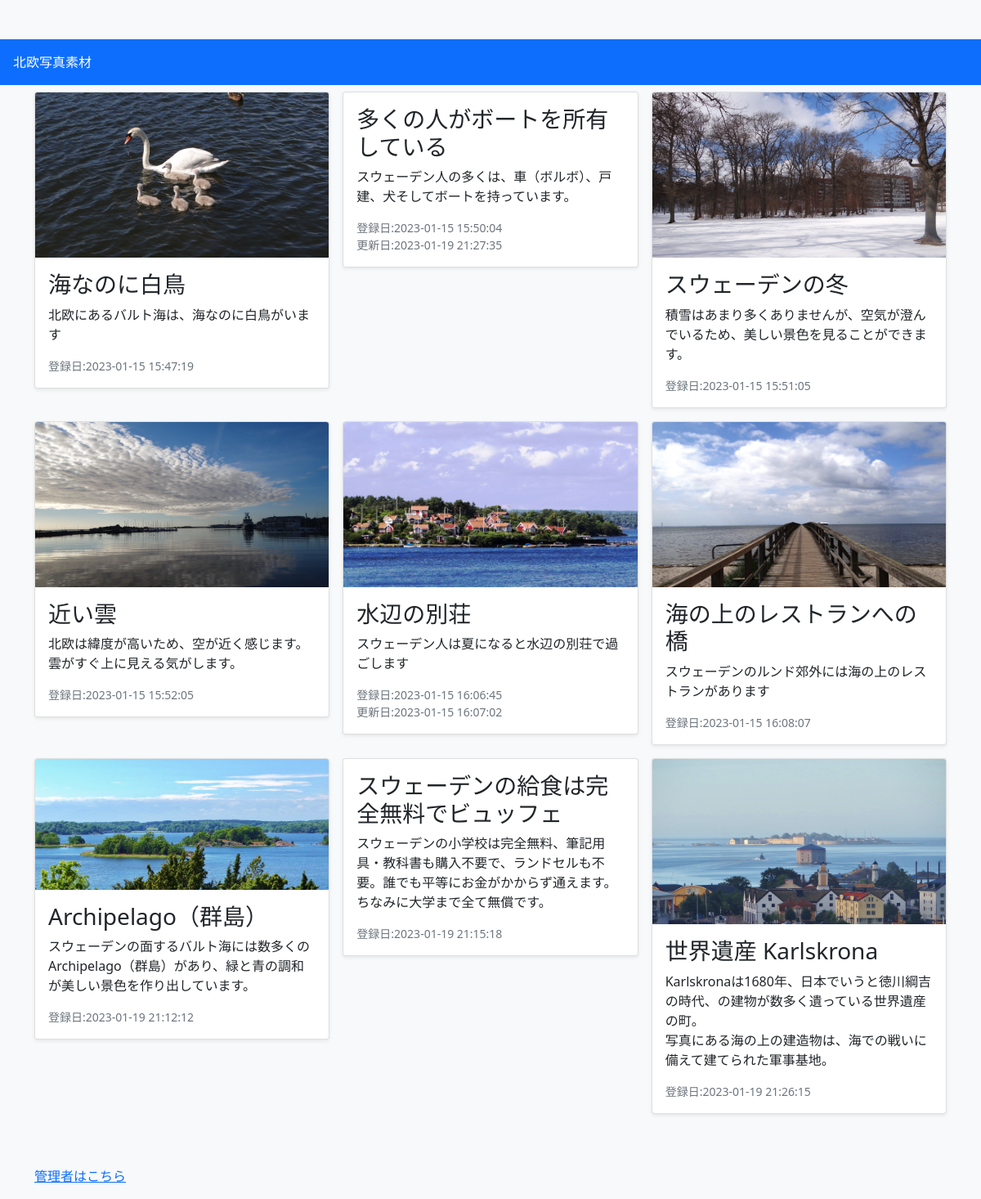
The page / on the database its author committed.
### tables this page shows
CREATE TABLE `gsblog` (
  `id` int(12) NOT NULL,
  `title` varchar(64) NOT NULL COMMENT '記事のタイトル',
  `content` varchar(256) NOT NULL COMMENT '記事の内容',
  `img` varchar(256) DEFAULT NULL COMMENT '画像のPATH',
  `date` datetime NOT NULL COMMENT '登録日',
  `update_time` datetime DEFAULT NULL COMMENT '更新日（NULL許容）'
);

### index.php (the view, shortened to what this page needs)
<?php
require_once('common/footer.php');
$pdo = db_conn();
$stmt = $pdo->prepare('SELECT * FROM gsblog');
$status = $stmt->execute();
if ($status == false) {
    sql_error($stmt);
} else {
    $contents = $stmt->fetchAll(PDO::FETCH_ASSOC);
}
?>
<!DOCTYPE html>
<html lang="ja">
<head>
    <link href="https://cdn.jsdelivr.net/npm/bootstrap@5.0.2/dist/css/bootstrap.min.css" rel="stylesheet">
</head>
<body id="main">
    <div class="album py-5 bg-light">
        <figure class="p-3 mb-2 bg-primary text-white">北欧写真素材</figure>
        <div class="container">
            <div class="row row-cols-1 row-cols-sm-2 row-cols-md-3 g-3">
                <?php foreach ($contents as $content): ?>
                    <div class="col">
                        <div class="card shadow-sm">
                            <?php if($content['img']) : ?>
                                <img src="images/<?= $content['img'] ?>" alt="" class="bd-placeholder-img card-img-top" >
                            <?php else : ?>
                                <img src="images/default_image/no_image_logo.png" alt="" class="bd-placeholder-img card-img-top" >
                            <?php endif ?>
                            <div class="card-body">
                                <h3><?= $content['title'] ?></h3>
                                <p class="card-text"><?=nl2br($content['content'])?></p>
                                <div class="d-flex justify-content-between align-items-center">
                                    <small class="text-muted">登録日:<?= $content['date'] ?></small>
                                </div>
                                <?php if (!is_null($content['update_time'])): ?>
                                <div class="d-flex justify-content-between align-items-center">
                                    <small class="text-muted">更新日:<?= $content['update_time'] ?></small>
                                </div>
                                <?php endif ?>
                            </div>
                        </div>
                    </div>
                <?php endforeach ?>
            </div>
        </div>
    </div>
<?= $footer ?>
</body>
</html>

### common/footer.php
<?php
$footer = <<<EOM
<footer class="footer mt-auto py-3 bg-light">
<div class="container">
<span class="text-muted"><a href="admin/login.php">管理者はこちら</a></span>
</div>
</footer>
EOM;

### rows shown on the page
gsblog: img (picture), title "海なのに白鳥", content "北欧にあるバルト海は、海なのに白鳥がいます", date "2023-01-15 15:47:19"
gsblog: title "多くの人がボートを所有している", content "スウェーデン人の多くは、車（ボルボ）、戸建、犬そしてボートを持っています。", date "2023-01-15 15:50:04", update_time "2023-01-19 21:27:35"
gsblog: img (picture), title "スウェーデンの冬", content "積雪はあまり多くありませんが、空気が澄んでいるため、美しい景色を見ることができます。", date "2023-01-15 15:51:05"
gsblog: img (picture), title "近い雲", content "北欧は緯度が高いため、空が近く感じます。雲がすぐ上に見える気がします。", date "2023-01-15 15:52:05"
gsblog: img (picture), title "水辺の別荘", content "スウェーデン人は夏になると水辺の別荘で過ごします", date "2023-01-15 16:06:45", update_time "2023-01-15 16:07:02"
gsblog: img (picture), title "海の上のレストランへの橋", content "スウェーデンのルンド郊外には海の上のレストランがあります", date "2023-01-15 16:08:07"
gsblog: img (picture), title "Archipelago（群島）", content "スウェーデンの面するバルト海には数多くのArchipelago（群島）があり、緑と青の調和が美しい景色を作り出しています。", date "2023-01-19 21:12:12"
gsblog: title "スウェーデンの給食は完全無料でビュッフェ", content "スウェーデンの小学校は完全無料、筆記用具・教科書も購入不要で、ランドセルも不要。誰でも平等にお金がかからず通えます。ちなみに大学まで全て無償です。", date "2023-01-19 21:15:18"
gsblog: img (picture), title "世界遺産 Karlskrona", content "Karlskronaは1680年、日本でいうと徳川綱吉の時代、の建物が数多く遺っている世界遺産の町。 写真にある海の上の建造物は、海での戦いに備えて建てられた軍事基地。", date "2023-01-19 21:26:15"
